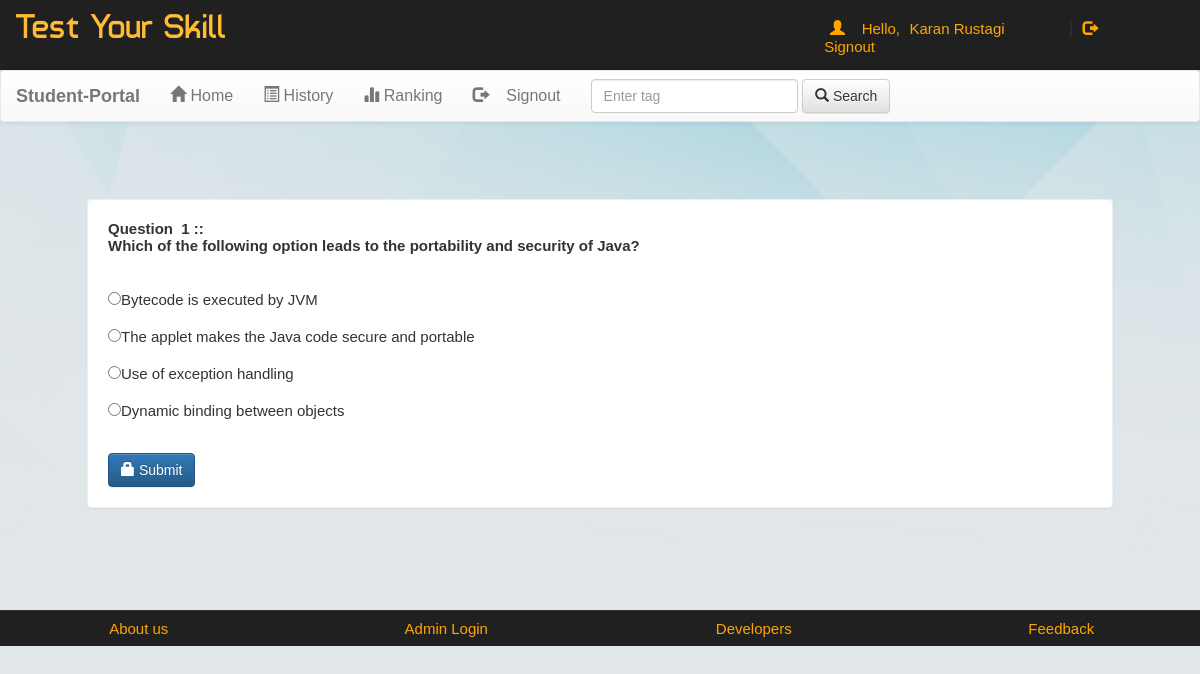
Screenshot of /account.php?q=quiz&step=2&eid=5eb641f63ba92&n=1&t=5 (signed in) with the database file from the repository.
### tables this page shows
CREATE TABLE IF NOT EXISTS `questions` (
  `eid` text NOT NULL,
  `qid` text NOT NULL,
  `qns` text NOT NULL,
  `choice` int(10) NOT NULL,
  `sn` int(11) NOT NULL
);

CREATE TABLE IF NOT EXISTS `options` (
  `qid` varchar(50) NOT NULL,
  `option` varchar(5000) NOT NULL,
  `optionid` text NOT NULL
);

### account.php (the view, shortened to what this page needs)
<!DOCTYPE html PUBLIC "-//W3C//DTD XHTML 1.0 Transitional//EN" "http://www.w3.org/TR/xhtml1/DTD/xhtml1-transitional.dtd">
<html xmlns="http://www.w3.org/1999/xhtml">
<head>
<link  rel="stylesheet" href="css/bootstrap.min.css"/>
 <link  rel="stylesheet" href="css/bootstrap-theme.min.css"/>
 <link rel="stylesheet" href="css/main.css">
 <link  rel="stylesheet" href="css/font.css">
</head>
<body style="background-image: url('image/course.jpg')">
<div class="header">
<div class="row">
<div class="col-lg-6">
<span class="logo">Test Your Skill</span></div>
<div class="col-md-4 col-md-offset-2">
 <?php
 include_once 'dbConnection.php';
  if(!(isset($_SESSION['email']))){
header("location:index.php");
}
else
{
$name = $_SESSION['name'];
echo '<span class="pull-right top title1" ><span class="log1"><span class="glyphicon glyphicon-user" aria-hidden="true"></span>&nbsp;&nbsp;&nbsp;&nbsp;Hello,</span> <a href="account.php?q=1" class="log log1">'.$name.'</a>&nbsp;|&nbsp;<a href="logout.php?q=account.php" class="log"><span class="glyphicon glyphicon-log-out" aria-hidden="true"></span>&nbsp;Signout</button></a></span>';
}?>
</div>
</div></div>
<div class="bg">
<nav class="navbar navbar-default title1">
  <div class="container-fluid">
    <div class="navbar-header">
      <a class="navbar-brand" href="#"><b>Student-Portal</b></a>
    </div>
    <div class="collapse navbar-collapse" id="bs-example-navbar-collapse-1">
      <ul class="nav navbar-nav">
        <li <?php if(@$_GET['q']==1) echo'class="active"'; ?> ><a href="account.php?q=1"><span class="glyphicon glyphicon-home" aria-hidden="true"></span>&nbsp;Home<span class="sr-only">(current)</span></a></li>
        <li <?php if(@$_GET['q']==2) echo'class="active"'; ?>><a href="account.php?q=2"><span class="glyphicon glyphicon-list-alt" aria-hidden="true"></span>&nbsp;History</a></li>
		<li <?php if(@$_GET['q']==3) echo'class="active"'; ?>><a href="account.php?q=3"><span class="glyphicon glyphicon-stats" aria-hidden="true"></span>&nbsp;Ranking</a></li>
		<li class="pull-right"> <a href="logout.php?q=account.php"><span class="glyphicon glyphicon-log-out" aria-hidden="true"></span>&nbsp;&nbsp;&nbsp;&nbsp;Signout</a></li>
		</ul>
            <form class="navbar-form navbar-left" role="search">
        <div class="form-group">
          <input type="text" class="form-control" placeholder="Enter tag ">
        </div>
        <button type="submit" class="btn btn-default"><span class="glyphicon glyphicon-search" aria-hidden="true"></span>&nbsp;Search</button>
      </form>
      </div>
  </div>
</nav>
<div class="container">
<div class="row">
<div class="col-md-12">
<?php
if(@$_GET['q']== 'quiz' && @$_GET['step']== 2) {
$eid=@$_GET['eid'];
$sn=@$_GET['n'];
$total=@$_GET['t'];
$q=mysqli_query($con,"SELECT * FROM questions WHERE eid='$eid' AND sn='$sn' " );
echo '<div class="panel" style="margin:5%">';
while($row=mysqli_fetch_array($q) )
{
$qns=$row['qns'];
$qid=$row['qid'];
echo '<b>Question &nbsp;'.$sn.'&nbsp;::<br />'.$qns.'</b><br /><br />';
}
$q=mysqli_query($con,"SELECT * FROM options WHERE qid='$qid' " );
echo '<form action="update.php?q=quiz&step=2&eid='.$eid.'&n='.$sn.'&t='.$total.'&qid='.$qid.'" method="POST"  class="form-horizontal">
<br />';
while($row=mysqli_fetch_array($q) )
{
$option=$row['option'];
$optionid=$row['optionid'];
echo'<input type="radio" name="ans" value="'.$optionid.'">'.$option.'<br /><br />';
}
echo'<br /><button type="submit" class="btn btn-primary"><span class="glyphicon glyphicon-lock" aria-hidden="true"></span>&nbsp;Submit</button></form></div>';
}
?>
</div></div></div></div>
<div class="row footer">
<div class="col-md-3 box">
<a href="https://github.com/karan13-ui " target="_blank">About us</a>
</div>
<div class="col-md-3 box">
<a href="#" data-toggle="modal" data-target="#login">Admin Login</a></div>
<div class="col-md-3 box">
<a href="#" data-toggle="modal" data-target="#developers">Developers</a>
</div>
<div class="col-md-3 box">
<a href="feedback.php" target="_blank">Feedback</a></div></div>
</body>
</html>

### css/main.css (style rules this page uses)
body { overflow-x:hidden; width:100%; font: 15px "Century Gothic", "Times Roman", sans-serif; background:#eee; min-height:550px; background-attachment:fixed; }
.bg { min-height:540px; }
.panel { border-color:#eee; margin:40px; padding:20px; font: 15px "Century Gothic", "Times Roman", sans-serif; }
.header { background:#202020; height:70px; }
.logo { font-family:'typo'; font-size:35px; color:#ffbb33; margin:15px; }
.title1 { font: 16px "Century Gothic", "Times Roman", sans-serif; }
.footer { font-size:15px; text-align:center; border-top:1px solid; border-color:#323232; background-color:#202020; }
.footer a { margin:25px; color:orange; text-decoration:none; font: 15px "Century Gothic", "Times Roman", sans-serif; }
.box { padding:9px; }
.top { margin-top:20px; }
.log1 { font: 15px 'Ubuntu', sans-serif; color:orange; margin-left:10px; }
.log { margin:10px; margin-right:60px; margin-left:5px; color:orange; text-decoration:none; font-size:20px; font-size:15px; }

### rows the page displays
questions: qns "Which of the following option leads to the portability and security of Java?"
options: option "Bytecode is executed by JVM"
options: option "The applet makes the Java code secure and portable"
options: option "Use of exception handling"
options: option "Dynamic binding between objects"

### other values shown
$name "Karan Rustagi"
